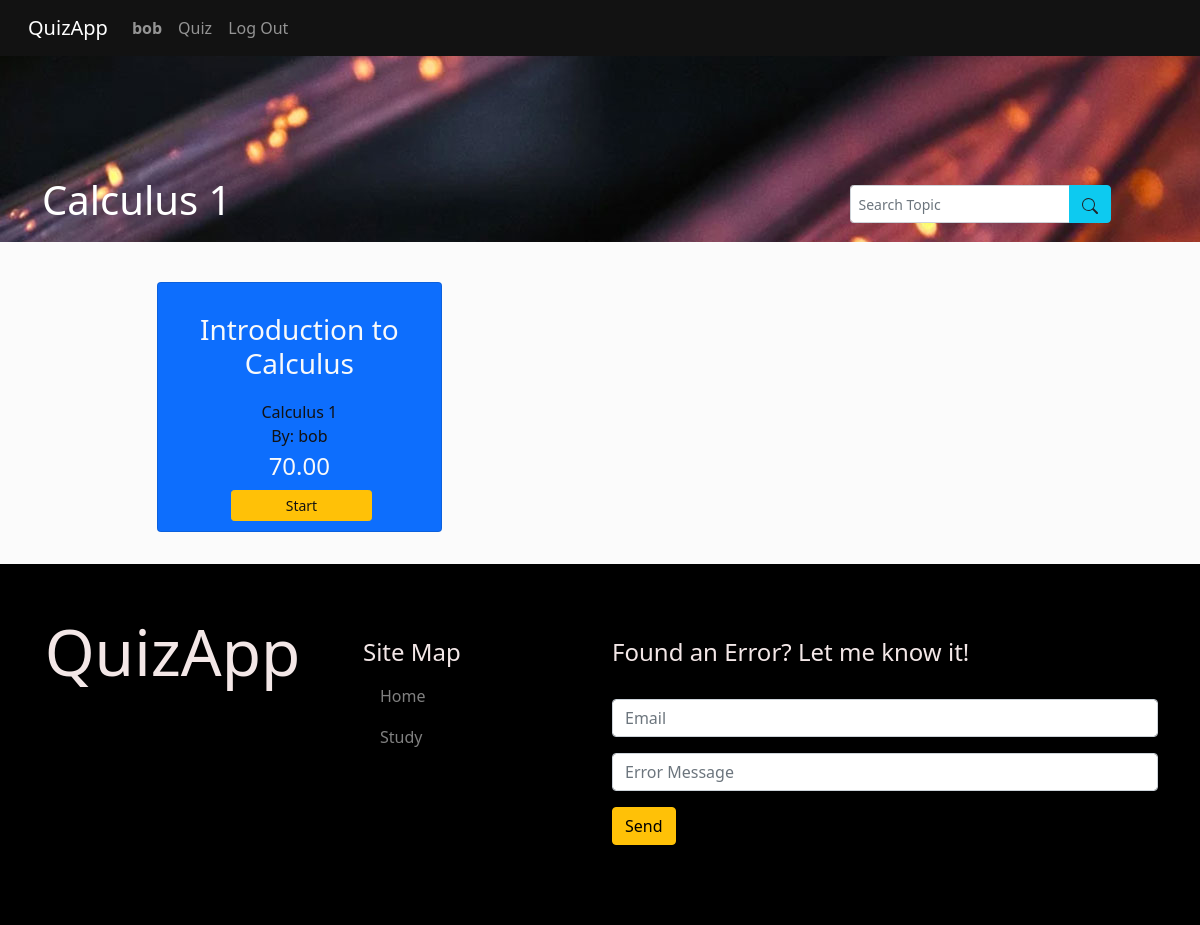
The page /study/3/calculus-1 (signed in) on the database as committed earlier.
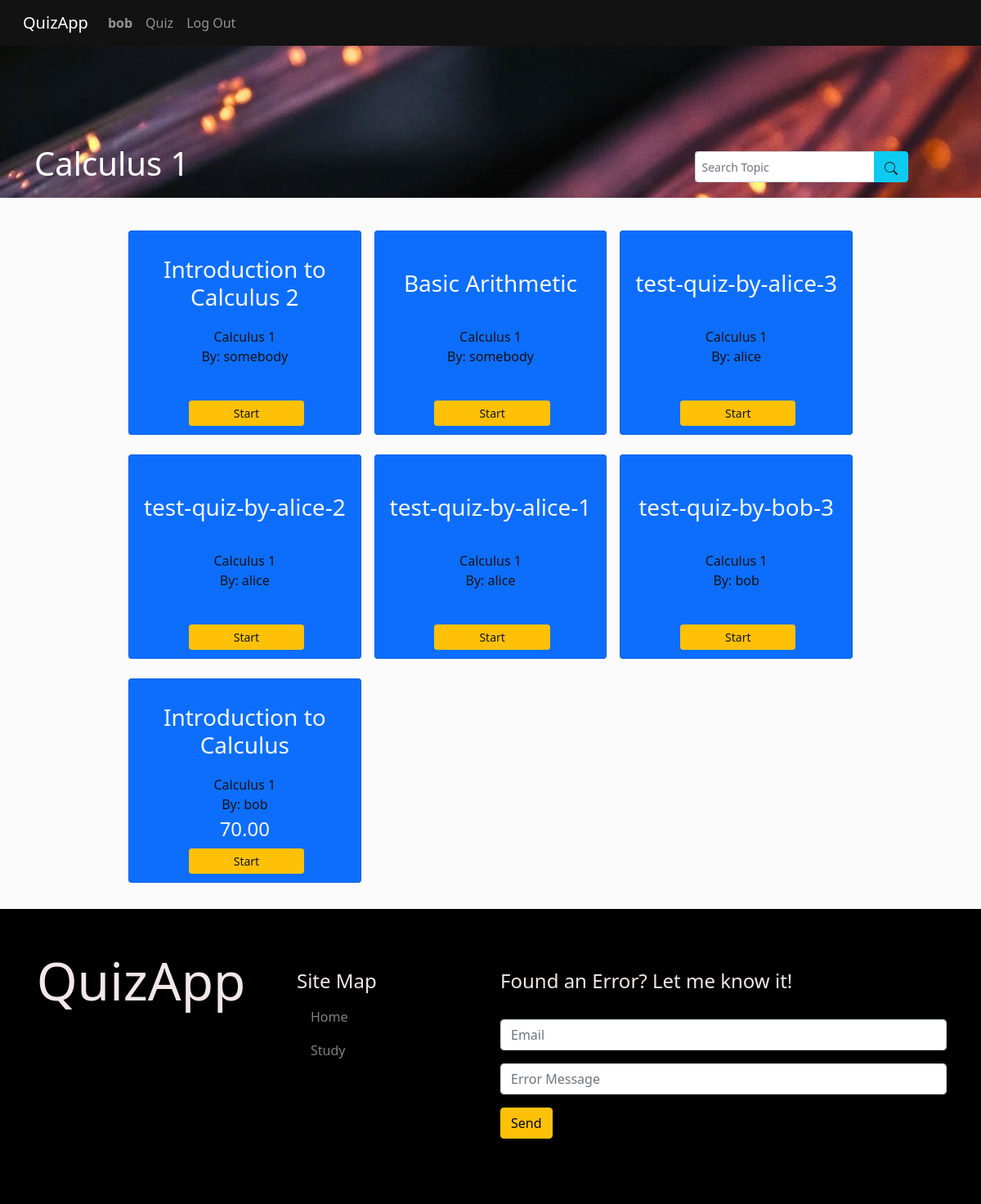
The same page on the database as committed later.
### quizApp/models.py (models this page shows, shortened)
class Quiz(models.Model):
  slug = models.SlugField(max_length=40, null=True)
  title = models.CharField(max_length=40, null=False, blank=False, default="Untitled")
  creator = models.ForeignKey(User, on_delete=models.CASCADE, related_name="quizzes")
  topic = models.ForeignKey(Topic, on_delete=models.CASCADE, related_name="quizzes")
  date = models.DateTimeField(auto_now_add=True)

class Topic(models.Model):
  slug = models.SlugField(max_length=40, default="other")
  title = models.CharField(max_length=40, null=False, blank=False, default="Other")
  def __str__(self):
    return self.title

class User(AbstractUser):
  image = models.ImageField(upload_to='media/profile/', default='media/profile/user.png')
  date = models.DateTimeField(auto_now_add=True)
  year = models.IntegerField(null=True, blank=False)
  follows = models.ManyToManyField("self", related_name="followers", symmetrical=False, blank=True)
  LEVEL_CHOICES = (
    ('O', 'Other'),
    ('C', 'College Students'),
    ('G', 'Graduate'),
    ('W', 'Working'),
  )
  level = models.CharField(max_length=50, choices=LEVEL_CHOICES, default='Other')

### quizApp/views.py (the view, shortened to what this page needs)
# urls.py: path("study/<int:topic_id>/<str:topic_slug>", views.topic, name="topic"),
@login_required(login_url='login')
def topic(request, topic_id, topic_slug):
  quizzes = Quiz.objects.filter(topic__id=topic_id, topic__slug=topic_slug).order_by('-date').all()
  q = []
  for quiz in quizzes:
    if request.user.is_authenticated:
      participant = Participant.objects.filter(user=request.user, quiz=quiz).aggregate(Avg('score'))['score__avg']
      if participant != None:
        has_been_taken_or_score = participant
      else:
        has_been_taken_or_score = False
    else:
      has_been_taken_or_score = False
    q.append((quiz, has_been_taken_or_score))
  return render(request, "quizApp/topic.html", {
    "Topic": Topic.objects.get(id=topic_id),
    "Quizzes": q,
  })

### quizApp/templates/quizApp/topic.html (shortened to what this page needs)
{% extends 'quizApp/layout.html' %}
{% block body %}
<div class="topic-network-banner">
  <div class="container">
    <div class="row">
      <div class="col-lg-8 col-md-8 col-sm-7 col-6">
        <div class="main-banner-content">
          <h1>{{ Topic.title }}</h1>
        </div>
      </div>
      <div class="col-lg-4 col-md-4 col-sm-5 col-6 d-flex align-items-center justify-content-center">
        <div class="row">
          <form>
            <div class="input-group">
              <input type="search" class="form-control form-control-sm" placeholder="Search Topic" aria-label="Search Topic" aria-describedby="button-addon2" name="search-quiz">
              <button class="btn btn-info text-dark border border-info" type="submit">
              </button>
            </div>
          </form>
        </div>
      </div>
    </div>
  </div>
</div>
<section class="topic-topic mt-4 mb-4 text-light">
  <div class="container">
    <div class="row">
      <div class="col-lg-1 col-md-1"></div>
      <div class="col-lg-10 col-md-10">
        <div class="container">
          <div class="row">
            {% for quiz, has_been_taken_or_score in Quizzes %}
            <div class="col-lg-4 col-md-4 col-6 p-2 mt-2">
              <div class="card topic-topic-card">
                <div class="topic-topic-title">
                  <h3 class="d-flex justify-content-center align-items-center h-100">{{ quiz.title }}</h3>
                </div>
                <a class="card-text topic-card-text mt-1">{{ quiz.topic }}</a>
                <a class="card-text topic-card-text" href="{% url 'profile' quiz.creator.username %}">By: {{ quiz.creator.username }}</a>
                {% if has_been_taken_or_score != False %}
                  <h4 class="card-text text-light mt-1">{{ has_been_taken_or_score | floatformat:2 }}</h4>
                {% endif %}
                <div class="row topic-view-topic-btn">
                  <a href="{% url 'test' quiz.id quiz.slug %}" class="btn btn-sm btn-warning">Start</a>
                </div>
              </div>
            </div>
            {% empty %}
            <div class="container text-info">
              <div class="row p-5">
                <h2>There is no quiz with this topic yet.</h2>
              </div>
            </div>
            {% endfor %}
          </div>
        </div>
      </div>
      <div class="col-lg-1 col-md-1"></div>
    </div>
  </div>
</section>
{% endblock %}

Rows that differ between the two databases and show on the page:
added Quiz: title "Introduction to Calculus 2", topic "Calculus 1", creator.username "somebody"
added Quiz: title "Basic Arithmetic", topic "Calculus 1", creator.username "somebody"
added Quiz: title "test-quiz-by-alice-3", topic "Calculus 1", creator.username "alice"
added Quiz: title "test-quiz-by-alice-2", topic "Calculus 1", creator.username "alice"
added Quiz: title "test-quiz-by-alice-1", topic "Calculus 1", creator.username "alice"
added Quiz: title "test-quiz-by-bob-3", topic "Calculus 1", creator.username "bob"
